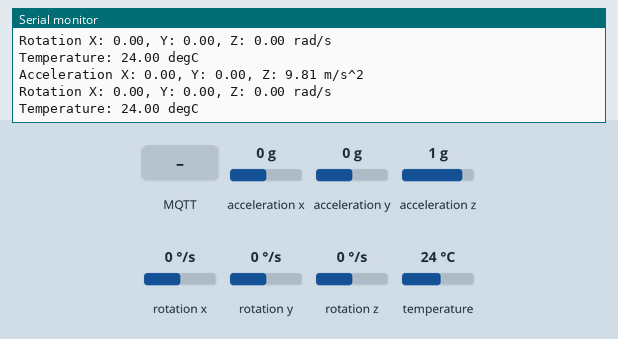
This sketch was run on a simulated ESP8266 (NodeMCU). Shown: the last lines printed to the serial monitor. The inputs (shaded band) are chosen by the test bench; at power-on: acceleration x 0 g, acceleration y 0 g, acceleration z 1 g, rotation x 0 °/s, rotation y 0 °/s, rotation z 0 °/s, temperature 24 °C. WiFi joins after 1.5 s; servers stay silent unless stated; no MQTT or app messages arrive unless stated.

Above: at 2.7 s.
2.8 s: MQTT message "1" arrives on the first subscribed topic
4.5 s: MQTT message "on" arrives on the first subscribed topic
6.1 s: MQTT message "0" arrives on the first subscribed topic
9.1 s: MQTT message "off" arrives on the first subscribed topic
10.6 s: acceleration x set to -1.4 g
At 11.1 s:
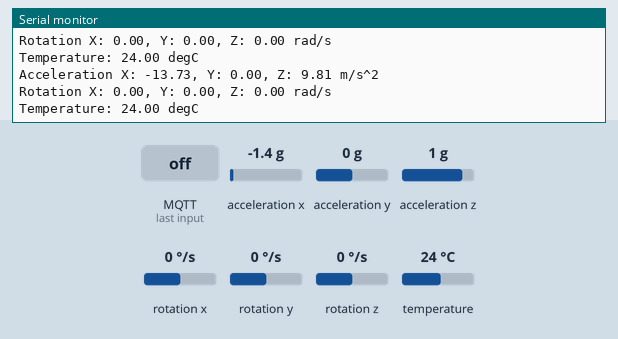
12.1 s: acceleration y set to -1.4 g
At 12.7 s:
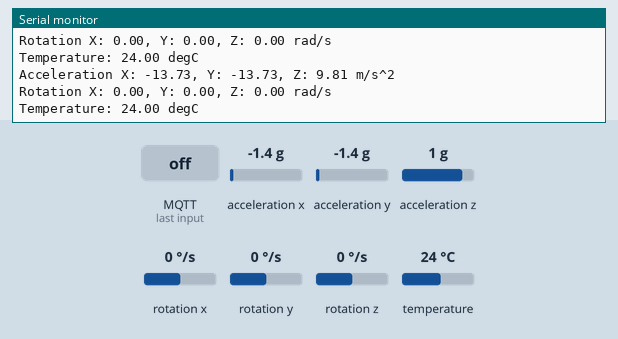

Measured:
- after the input at 10.6 s, the serial monitor: prints a new line after 0.11 s (image 1)
- after the input at 12.1 s, the serial monitor: prints a new line after 0.14 s (image 2)

The sketch:

IMUtoServerTest.ino
```cpp
// Basic demo for accelerometer readings from Adafruit MPU6050

// ESP32 Guide: https://RandomNerdTutorials.com/esp32-mpu-6050-accelerometer-gyroscope-arduino/
// ESP8266 Guide: https://RandomNerdTutorials.com/esp8266-nodemcu-mpu-6050-accelerometer-gyroscope-arduino/
// Arduino Guide: https://RandomNerdTutorials.com/arduino-mpu-6050-accelerometer-gyroscope/

#include <Adafruit_MPU6050.h>
#include <Adafruit_Sensor.h>
#include <Wire.h>
#include <ESP8266WiFi.h>
#include <PubSubClient.h>

Adafruit_MPU6050 mpu;

//Enter your wifi credentials
const char* ssid = "nyong";
const char* password =  "321321321";

//Enter your mqtt server configurations
const char* mqttServer = "driver.cloudmqtt.com";    //Enter Your mqttServer address
const int mqttPort = 18659;       //Port number
const char* mqttUser = "qgigavut"; //User
const char* mqttPassword = "vhLIo8HOH6wQ"; //Password

WiFiClient espClient;
PubSubClient client(espClient);

char MQTT_send_data[100] = "";

void setup(void) {
  Serial.begin(115200);
  while (!Serial)
    delay(10); // will pause Zero, Leonardo, etc until serial console opens

  //와이파이 셋팅
  WiFi.begin(ssid, password);

  while (WiFi.status() != WL_CONNECTED) {
    delay(500);
    Serial.println("Connecting to WiFi..");
  }
  Serial.print("Connected to WiFi :");
  Serial.println(WiFi.SSID());

  client.setServer(mqttServer, mqttPort);
  client.setCallback(MQTTcallback);

  while (!client.connected()) {
    Serial.println("Connecting to MQTT...");

    if (client.connect("ESP8266", mqttUser, mqttPassword )) {

      Serial.println("connected");

    } else {

      Serial.print("failed with state ");
      Serial.println(client.state());  //If you get state 5: mismatch in configuration
      delay(2000);

    }
  }

  client.publish("1003rocket/pub", "Hello from ESP8266");
  client.subscribe("1003rocket/sub");

  Serial.println("");

  Serial.println("Adafruit MPU6050 test!");

  // Try to initialize!
  if (!mpu.begin()) {
    Serial.println("Failed to find MPU6050 chip");
    while (1) {
      delay(10);
    }
  }
  Serial.println("MPU6050 Found!");

  mpu.setAccelerometerRange(MPU6050_RANGE_8_G);
  Serial.print("Accelerometer range set to: ");
  switch (mpu.getAccelerometerRange()) {
  case MPU6050_RANGE_2_G:
    Serial.println("+-2G");
    break;
  case MPU6050_RANGE_4_G:
    Serial.println("+-4G");
    break;
  case MPU6050_RANGE_8_G:
    Serial.println("+-8G");
    break;
  case MPU6050_RANGE_16_G:
    Serial.println("+-16G");
    break;
  }
  mpu.setGyroRange(MPU6050_RANGE_500_DEG);
  Serial.print("Gyro range set to: ");
  switch (mpu.getGyroRange()) {
  case MPU6050_RANGE_250_DEG:
    Serial.println("+- 250 deg/s");
    break;
  case MPU6050_RANGE_500_DEG:
    Serial.println("+- 500 deg/s");
    break;
  case MPU6050_RANGE_1000_DEG:
    Serial.println("+- 1000 deg/s");
    break;
  case MPU6050_RANGE_2000_DEG:
    Serial.println("+- 2000 deg/s");
    break;
  }

  mpu.setFilterBandwidth(MPU6050_BAND_5_HZ);
  Serial.print("Filter bandwidth set to: ");
  switch (mpu.getFilterBandwidth()) {
  case MPU6050_BAND_260_HZ:
    Serial.println("260 Hz");
    break;
  case MPU6050_BAND_184_HZ:
    Serial.println("184 Hz");
    break;
  case MPU6050_BAND_94_HZ:
    Serial.println("94 Hz");
    break;
  case MPU6050_BAND_44_HZ:
    Serial.println("44 Hz");
    break;
  case MPU6050_BAND_21_HZ:
    Serial.println("21 Hz");
    break;
  case MPU6050_BAND_10_HZ:
    Serial.println("10 Hz");
    break;
  case MPU6050_BAND_5_HZ:
    Serial.println("5 Hz");
    break;
  }
}

void MQTTcallback(char* topic, byte* payload, unsigned int length) {

  Serial.print("Message arrived in topic: ");
  Serial.println(topic);

  Serial.print("Message:");

  String message;
  for (int i = 0; i < length; i++) {
    message = message + (char)payload[i];  //Conver *byte to String
  }
  Serial.println(message);
  Serial.println("-----------------------");
}

double a_Acceleration_x, a_Acceleration_y, a_Acceleration_z;
double g_gyro_x, g_gyro_y, g_gyro_z;
double temp_temperature;
void loop() {
  client.loop();
  /* Get new sensor events with the readings */
  sensors_event_t a, g, temp;
  mpu.getEvent(&a, &g, &temp);

  /* Print out the values */
  Serial.print("Acceleration X: ");
  Serial.print(a.acceleration.x);
  a_Acceleration_x = a.acceleration.x;
  Serial.print(", Y: ");
  Serial.print(a.acceleration.y);
  a_Acceleration_y = a.acceleration.y;
  Serial.print(", Z: ");
  Serial.print(a.acceleration.z);
  a_Acceleration_z = a.acceleration.z;
  Serial.println(" m/s^2");

  Serial.print("Rotation X: ");
  Serial.print(g.gyro.x);
  g_gyro_x = g.gyro.x;
  Serial.print(", Y: ");
  Serial.print(g.gyro.y);
  g_gyro_y = g.gyro.y;
  Serial.print(", Z: ");
  Serial.print(g.gyro.z);
  g_gyro_z = g.gyro.z;
  Serial.println(" rad/s");

  Serial.print("Temperature: ");
  Serial.print(temp.temperature);
  temp_temperature = temp.temperature;
  Serial.println(" degC");

  Serial.println("");

  sprintf(MQTT_send_data, "Acceleration : %.2lf %.2lf %.2lf m/s^2\nRotation : %.2lf %.2lf %.2lf rad/s\nTemperature : %.2lf degC", a_Acceleration_x, a_Acceleration_y, a_Acceleration_z, g_gyro_x, g_gyro_y, g_gyro_z, temp_temperature); //데이터값 입력하는 부분
  client.publish("1003rocket/pub", MQTT_send_data);

  delay(500);
}
```
